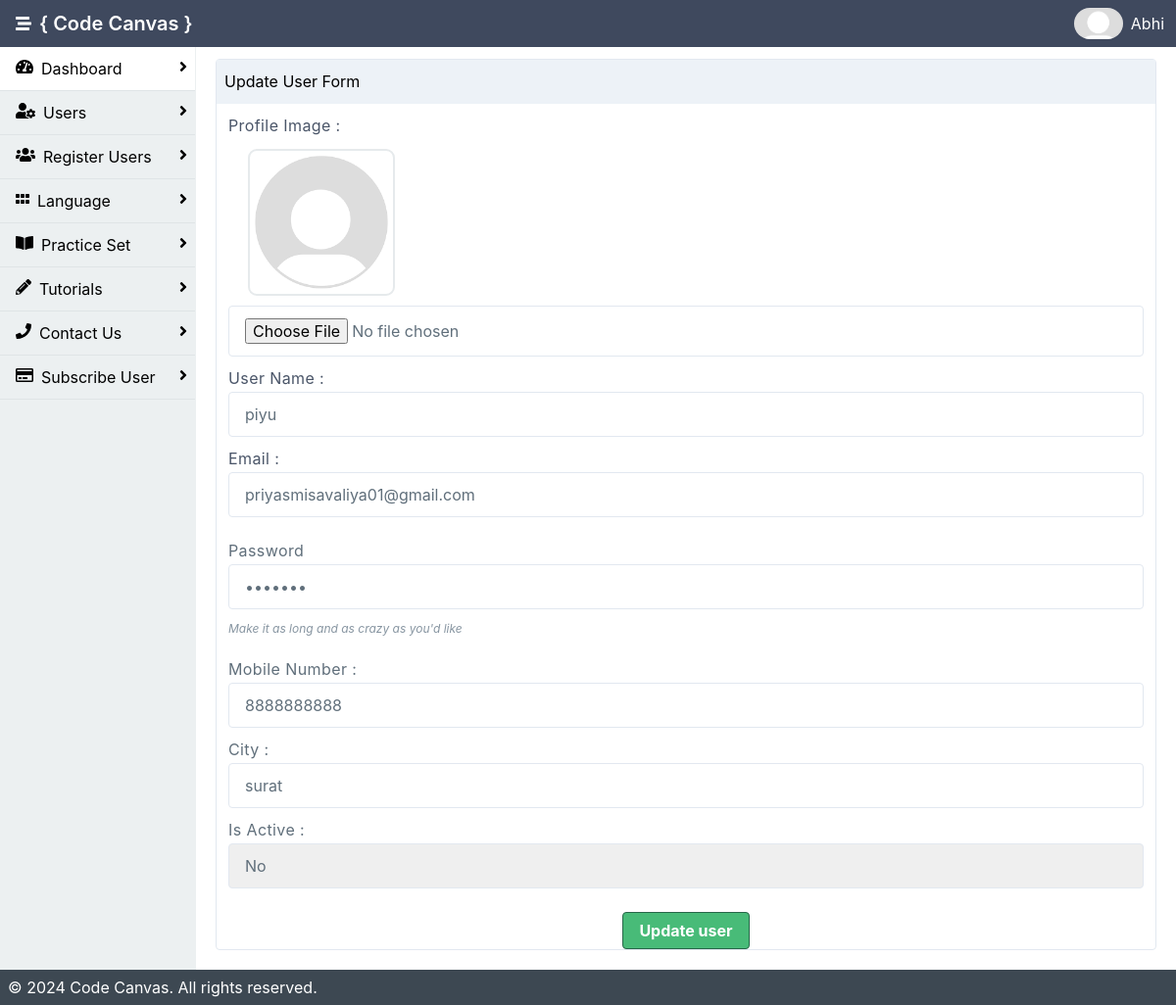
Before: /admin/edit_user.php?userid=8 (signed in) with the older database file.
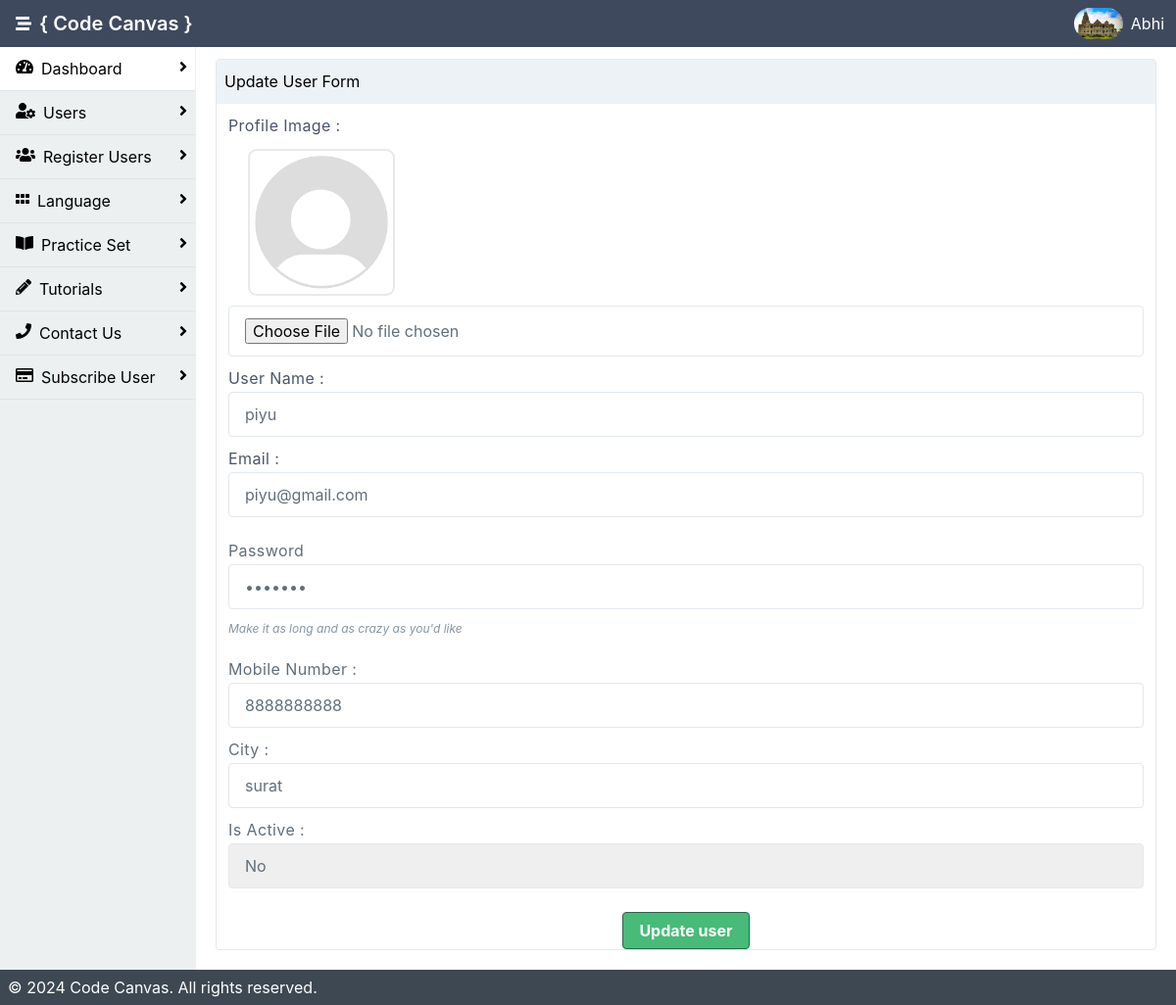
After: the same page with the newer database file.
### tables this page shows
CREATE TABLE `user` (
  `user_id` int(11) NOT NULL,
  `u_image` varchar(200) DEFAULT NULL,
  `name` varchar(200) NOT NULL,
  `email` varchar(200) NOT NULL,
  `passwd` varchar(50) NOT NULL,
  `is_active` int(11) NOT NULL DEFAULT 0,
  `created_date` date NOT NULL DEFAULT current_timestamp(),
  `number` varchar(10) NOT NULL,
  `city` varchar(400) NOT NULL
);

### admin/edit_user.php (the view, shortened to what the changed rows need)
<!DOCTYPE html>
<html lang="en">
<div class="mx-auto bg-grey-400">
    <div class="min-h-screen flex flex-col">
        <?php include 'inc/header.php';
        ?>
        <div class="flex flex-1">
            <main class="bg-white-500 flex-1 p-3 overflow-hidden">
<div class="flex flex-1  flex-col md:flex-row lg:flex-row mx-2">
                        <div class="mb-2 border-solid border-gray-300 rounded border shadow-sm w-full">
                            <?php
                            $userid = $_REQUEST['userid'];
                            $qry = "SELECT * FROM user WHERE user_id='".$userid."'";
                            $res = mysqli_query($con , $qry);
                            $data = mysqli_fetch_assoc($res);
                            ?>
                            <div class="p-3">
                                <form class="w-full" id="userform" action="" method="post">
                                    <div class="flex flex-wrap">
                                            <label class="block tracking-wide text-gray-700 mb-1"
                                                   for="grid-first-name">
                                                User Name :
                                            </label>
                                            <input class="appearance-none block w-full bg-grey-200 text-grey-darker border border-grey-200 rounded py-3 px-4 mb-3 leading-tight focus:outline-none focus:bg-white focus:border-grey"
                                                   id="name" type="text" name="name"  value="<?php echo $data['name']; ?>">
                                        </div>
                                        <div class="flex flex-wrap">
                                            <label class="block tracking-wide text-gray-700  mb-1"
                                                   for="grid-email">
                                                Email :
                                            </label>
                                            <input class="appearance-none block w-full bg-grey-200 text-grey-darker border border-grey-200 rounded py-3 px-4 mb-3 leading-tight focus:outline-none focus:bg-white focus:border-grey"
                                                   id="email" type="email" name="email" value="<?php echo $data['email']; ?>">
                                        </div>
                                    </div>
                                    <div class="flex flex-wrap mb-6">
                                        <div class="w-full px-3">
                                            <label class="block tracking-wide text-grey-darker  mb-1"
                                                   for="grid-password">
                                                Password
                                            </label>
                                            <input class="appearance-none block w-full bg-grey-200 text-grey-darker border border-grey-200 rounded py-3 px-4 mb-3 leading-tight focus:outline-none focus:bg-white focus:border-grey"
                                                   id="password" type="password" name="password" value="<?php echo $data['passwd']; ?>">
                                            <p class="text-grey-dark text-xs italic">Make it as long and as crazy as
                                                you'd like</p>
                                        </div>
                                    </div>
                                    <div class="flex flex-wrap">
                                        <div class="w-full px-3">
                                            <label class="block tracking-wide text-grey-darker  mb-1"
                                                   for="grid-number">
                                                Mobile Number :
                                            </label>
                                            <input class="appearance-none block w-full bg-grey-200 text-grey-darker border border-grey-200 rounded py-3 px-4 mb-3 leading-tight focus:outline-none focus:bg-white focus:border-grey"
                                                   id="number" type="number" name="number" value="<?php echo $data['number']; ?>">
                                        </div>
                                    </div>
                                    <div class="flex flex-wrap">
                                        <div class="w-full px-3">
                                            <label class="block tracking-wide text-grey-darker  mb-1"
                                                   for="grid-city">
                                                City :
                                            </label>
                                            <input class="appearance-none block w-full bg-grey-200 text-grey-darker border border-grey-200 rounded py-3 px-4 mb-3 leading-tight focus:outline-none focus:bg-white focus:border-grey"
                                                   id="city" type="text" name="city" value="<?php echo $data['city']; ?>">
                                        </div>
                                    </div>
                                    <div class="flex flex-wrap mb-6">
                                        <div class="w-full px-3">
                                            <label class="block tracking-wide text-grey-darker mb-1"
                                                   for="grid-active">
                                                Is Active :
                                            </label>
                                            <select class="block appearance-none w-full bg-grey-200 border border-grey-200 text-grey-darker py-3 px-4 pr-8 rounded leading-tight focus:outline-none focus:bg-white focus:border-grey"
                                                id="is_active" name="is_active">
                                            <option value="0" <?php if(isset($data['is_active']) && $data['is_active'] == '0'){ echo 'selected'; } ?>>No</option>
                                        </select>
                                        </div>
                                    </div>
                        </div>
                    </div>
                </div>
        </div>
    </div>
</body>
</html>

### admin/inc/header.php (shortened to what the changed rows need)
<?php
include 'db.php';
$userid = $_SESSION["userid"];
$name = $_SESSION["name"];
$qry = "SELECT * FROM user WHERE user_id= '".$userid."'";
$res = mysqli_query($con , $qry);
$data = mysqli_fetch_assoc($res);
$image = "uploads/".$data['u_image'];
?>
<html lang="en">
<head>
    <link rel="stylesheet" href="./dist/styles.css">
    <link rel="stylesheet" href="https://cdnjs.cloudflare.com/ajax/libs/font-awesome/4.7.0/css/font-awesome.min.css">
</head>
<body>
<header class="bg-nav">
            <div class="flex justify-between">
                <div class="p-1 mx-3 inline-flex items-center">
                    <h1 class="text-white p-2">{ Code Canvas }</h1>
                </div>
                <div class="p-1 flex flex-row items-center">
                    <?php if(isset($data['u_image']) && file_exists($image)){
                                                    ?>
                    <img onmouseover="profileToggle()" class="inline-block h-8 rounded-full" src="<?php echo 'uploads/'.$data['u_image'];?>" alt="">
                    <?php }else{ ?>
                                                    <img src="uploads/images.png" onmouseover="profileToggle()" class="inline-block h-8 rounded-full"></img>
                                                    <?php } ?>
                    <a href="#" onmouseover="profileToggle()" onmouseout="profileToggle()" class="text-white p-2 no-underline hidden md:block lg:block"><?php echo $name; ?></a>
                </div>
            </div>
        </header>

Changed rows visible on the page:
now on this page (row edited): user: u_image (picture)
changed user "piyu": email "priyasmisavaliya01@gmail.com" → "piyu@gmail.com"
